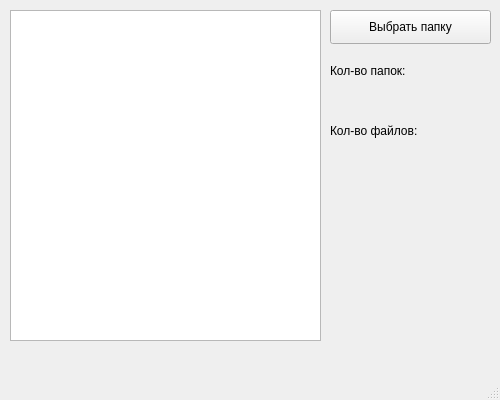
<?xml version="1.0" encoding="UTF-8"?>
<ui version="4.0">
 <class>MainWindow</class>
 <widget class="QMainWindow" name="MainWindow">
  <property name="geometry">
   <rect>
    <x>0</x>
    <y>0</y>
    <width>500</width>
    <height>400</height>
   </rect>
  </property>
  <property name="minimumSize">
   <size>
    <width>500</width>
    <height>400</height>
   </size>
  </property>
  <property name="maximumSize">
   <size>
    <width>500</width>
    <height>400</height>
   </size>
  </property>
  <property name="windowTitle">
   <string>MainWindow</string>
  </property>
  <widget class="QWidget" name="centralwidget">
   <widget class="QTreeView" name="treeView">
    <property name="geometry">
     <rect>
      <x>10</x>
      <y>10</y>
      <width>311</width>
      <height>331</height>
     </rect>
    </property>
    <property name="editTriggers">
     <set>QAbstractItemView::NoEditTriggers</set>
    </property>
   </widget>
   <widget class="QPushButton" name="pushButton">
    <property name="geometry">
     <rect>
      <x>330</x>
      <y>10</y>
      <width>161</width>
      <height>34</height>
     </rect>
    </property>
    <property name="text">
     <string>Выбрать папку</string>
    </property>
   </widget>
   <widget class="QLabel" name="label_3">
    <property name="geometry">
     <rect>
      <x>330</x>
      <y>60</y>
      <width>101</width>
      <height>21</height>
     </rect>
    </property>
    <property name="text">
     <string>Кол-во папок:</string>
    </property>
   </widget>
   <widget class="QLabel" name="label_4">
    <property name="geometry">
     <rect>
      <x>330</x>
      <y>90</y>
      <width>91</width>
      <height>21</height>
     </rect>
    </property>
    <property name="text">
     <string/>
    </property>
   </widget>
   <widget class="QLabel" name="label_5">
    <property name="geometry">
     <rect>
      <x>330</x>
      <y>150</y>
      <width>91</width>
      <height>21</height>
     </rect>
    </property>
    <property name="text">
     <string/>
    </property>
   </widget>
   <widget class="QLabel" name="label_6">
    <property name="geometry">
     <rect>
      <x>330</x>
      <y>120</y>
      <width>101</width>
      <height>21</height>
     </rect>
    </property>
    <property name="text">
     <string>Кол-во файлов:</string>
    </property>
   </widget>
  </widget>
  <widget class="QMenuBar" name="menubar">
   <property name="geometry">
    <rect>
     <x>0</x>
     <y>0</y>
     <width>500</width>
     <height>30</height>
    </rect>
   </property>
  </widget>
  <widget class="QStatusBar" name="statusbar"/>
 </widget>
 <resources/>
 <connections/>
</ui>
